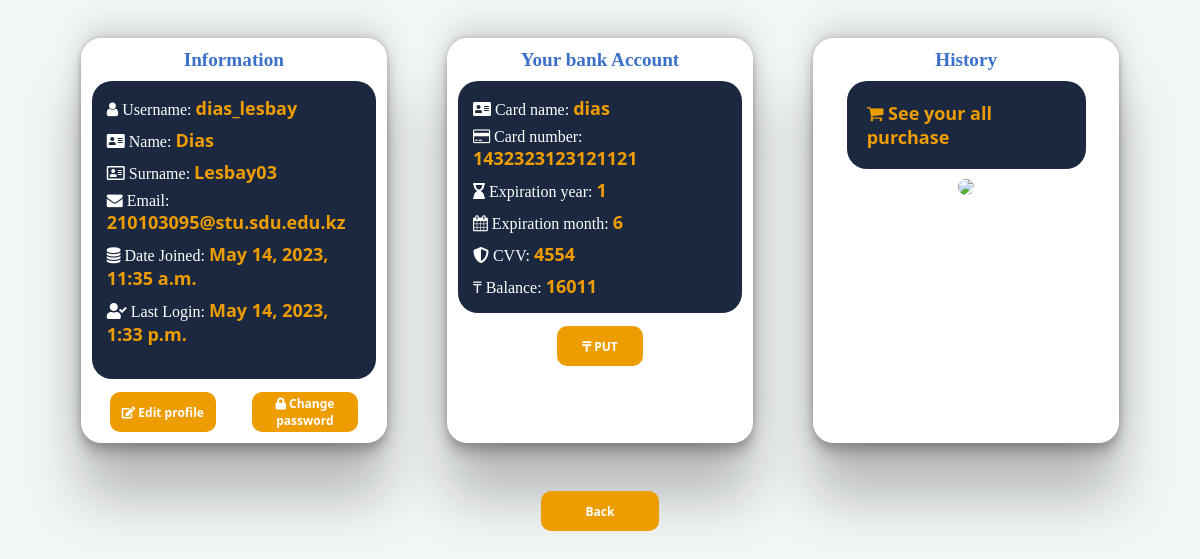
The app's page /profile (signed in) with its own data.
### landing/models.py (models this page shows, shortened)
class Payment_Card(models.Model):
    user = models.OneToOneField(User, on_delete=models.CASCADE, related_name='payment_cards')
    cardholder_name = models.CharField(max_length=100)
    card_number = models.CharField(max_length=16, primary_key=True)
    expiration_year = models.IntegerField()
    expiration_month = models.IntegerField()
    balance = models.IntegerField()
    cvv = models.CharField(max_length=4)

### landing/views.py (the view)
# urls.py: path('profile', views.All.profile, name='profile'),
    def profile(request):
        data = request.user
        card = Payment_Card.objects.filter(user=data).values()
        items = Purchase.objects.filter(user=request.user)
        if card:
            card = card[0]
        context = {
            "datas": card,
            "items": items,
        }
        return render(request, 'profile.html', context)

### landing/templates/profile.html (shortened to what this page needs)
<!DOCTYPE html>
{% load static %}
<html lang="en">
<head>
    <link href="../static/landing/profile.css" rel="stylesheet">
    <link rel="stylesheet" href="https://cdnjs.cloudflare.com/ajax/libs/font-awesome/4.7.0/css/font-awesome.min.css">
    <link rel="stylesheet" href="https://use.fontawesome.com/releases/v5.5.0/css/all.css">
    <link rel="stylesheet" href="https://cdnjs.cloudflare.com/ajax/libs/font-awesome/4.7.0/css/font-awesome.min.css">
</head>
<body>
{% block content %}
    <div class="container">
        <div class="item">
            <div class="strong"><strong class="header">Information</strong></div>
            <div class="p">
                <div><i class="fa fa-user" aria-hidden="true"></i> Username:  <strong class="data">{{ request.user.username }} </strong></div><br>
                    <div><i class='fas fa-address-card'></i> Name:  <strong class="data">{{ request.user.first_name }}</strong></div><br>
                    <div><i class='far fa-address-card'></i> Surname:  <strong class="data">{{ request.user.last_name}}</strong></div><br>
                    <div><i class="fa fa-envelope" aria-hidden="true"></i> Email:  <strong class="data">{{ request.user.email }}</strong></div><br>
                    <div><i class="fa fa-database" aria-hidden="true"></i> Date Joined:  <strong class="data">{{ request.user.date_joined }} </strong></div><br>
                    <div><i class='fas fa-user-check'></i> Last Login:  <strong class="data">{{ request.user.last_login }}</strong></div><br>
            </div>
            <div class="buttons_container">
                <div><a href="{% url 'editProfile' request.user.pk %}"><button class="buttons"><i class="fas fa-edit"></i> Edit profile</button></a></div>
                <div><a href="{% url 'editPassword' request.user.pk %}"><button class="buttons"><i class='fas fa-lock'></i> Change password</button></a><br></div>
            </div>
        </div>
        {% if datas %}
        <div class="item">
            <div class="strong"><strong class="header">Your bank Account</strong></div>
            <div class="p">
                <div><i class='fas fa-address-card'></i> Card name: <strong class="data">{{ datas.cardholder_name }}</strong></div><br>
                <div><i class="fa fa-credit-card"></i> Card number: <strong class="data">{{ datas.card_number }}</strong></div><br>
                    <div><i class="fas fa-hourglass-end"></i> Expiration year: <strong class="data">{{ datas.expiration_year }}</strong></div><br>
                    <div><i class="fa fa-calendar" aria-hidden="true"></i> Expiration month: <strong class="data">{{ datas.expiration_month }}</strong></div><br>
                    <div><i class='fas fa-shield-alt'></i> CVV: <strong class="data">{{ datas.cvv }}</strong></div><br>
                    <div>₸ Balance: <strong class="data"> {{ datas.balance }}</strong></div>
            </div>
            <div id="a"><a href="{% url 'editPayment' %}" > <button class="buttons" id="earn_money"><i class='fas fa-tenge'></i> PUT</button></a></div>
        </div>
        <div class="item">
             <div class="strong"><strong class="header">History</strong></div>
            <a style="text-decoration: none;" href="{% url 'purchase' %}">
            <div class="p" style="width: 70%; margin: auto">
                <strong class="data"><i class="fa fa-shopping-cart" aria-hidden="true"></i> See your all purchase</strong>
            </div></a>
            <div class="img"><img src="https://thumbs.dreamstime.com/b/empty-shopping-basket-wood-table-over-grocery-store-empty-shopping-basket-wood-table-over-grocery-store-supermarket-blur-125540582.jpg"></div><br>
        </div>
    {% endif %}
    </div>
        <br>
    <div class="back"><a href="{% url 'home' %}"><button>Back</button></a></div>
{% endblock %}
</body>
</html>

### landing/static/landing/profile.css (style rules this page uses)
body { background-color: rgba(236,241,243,0.6); }
.container { display: flex; flex-direction: row; flex-wrap: wrap; justify-content: center; }
.item { margin: 30px; width: 24%; background-color: #fff; padding: 10px; border-radius: 20px; border: #fff solid 1px; box-shadow: rgba(0, 0, 0, 0.25) 0px 54px 55px, rgba(0, 0, 0, 0.12) 0px -12px 30px, rgba(0, 0, 0, 0.12) 0px 4px 6px, rgba(0, 0, 0, 0.17) 0px 12px 13px, rgba(0, 0, 0, 0.09) 0px -3px 5px; }
.header { font-size: 1.6vw; font-family: "Arial Black", serif; color: #3b71ca; margin: auto; }
.strong { text-align: center; margin-bottom: 10px; }
.p { margin-top: 0; font-family: "Segoe UI Semibold", serif; font-size: 16px; color: rgba(0,0,0,0); color: #ffffff; background-color: #1b283f; border-radius: 20px; padding: 20px; }
.p > div { margin: -5px; }
div > .data { font: bold 18px "Segoe UI"; color: #ee9d01; }
.buttons { background-color: #ee9d01; width: 75%; border: transparent; height: 40px; border-radius: 10px; color: white; font: bold 12px "Segoe UI"; margin: 13px 13px 0; }
.buttons_container { display: flex; flex-direction: row; text-align: center; }
.buttons_container div { width: 50%; }
#earn_money { width: 30%; }
#a { text-align: center; }
img { width: 80%; margin: 10px; border-radius: 30px; }
.img { text-align: center; }
.back { margin: auto; text-align: center; }
.back > a > button { border: transparent; width: 10%; height: 40px; background-color: #ee9d01; border-radius: 10px; color: white; font: bold 12px "Segoe UI"; }

### records on screen
Payment_Card: cardholder_name "dias", card_number "1432323123121121", expiration_year "1", expiration_month "6", cvv "4554", balance "16011"

### other values on screen
{{ request.user.username }} "dias_lesbay"
{{ request.user.first_name }} "Dias"
{{ request.user.last_name }} "Lesbay03"
{{ request.user.email }} "210103095@stu.sdu.edu.kz"
{{ request.user.date_joined }} "May 14, 2023, 11:35 a.m."
{{ request.user.last_login }} "May 14, 2023, 1:33 p.m."
